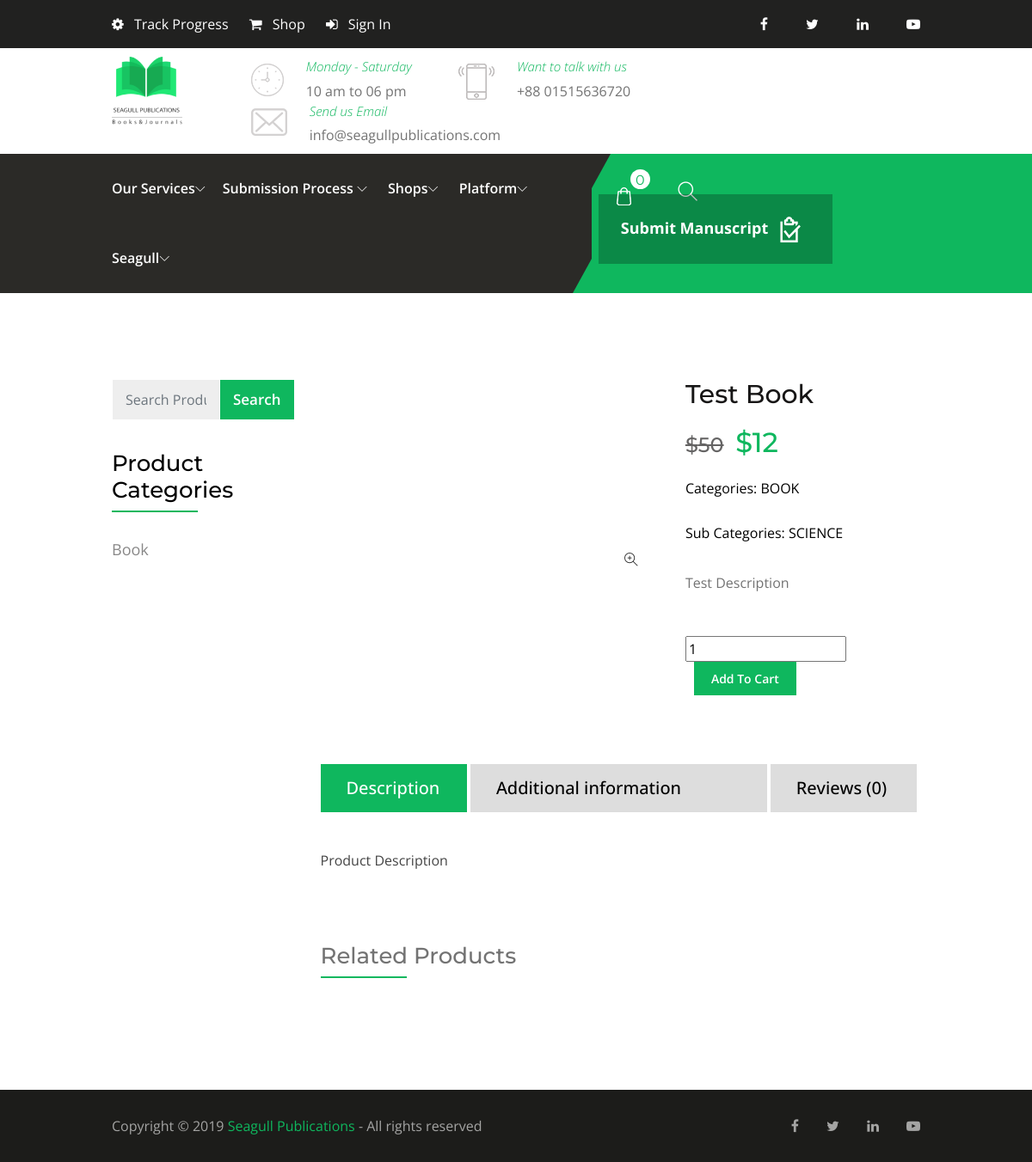
The app's page /product-detail/f741715264497ec25a558c12e6a8dccd with its own data.
### tables this page shows
CREATE TABLE IF NOT EXISTS `product_category` (
  `pdt_cat_id` int(11) NOT NULL AUTO_INCREMENT,
  `pdt_cat_hash_id` varchar(100) NOT NULL,
  `pdt_cat_name` varchar(50) NOT NULL,
  `created_at` timestamp NOT NULL DEFAULT CURRENT_TIMESTAMP,
  `updated_at` timestamp NOT NULL DEFAULT CURRENT_TIMESTAMP ON UPDATE CURRENT_TIMESTAMP,
  `pdt_cat_status` int(11) NOT NULL,
  PRIMARY KEY (`pdt_cat_id`)
);

CREATE TABLE IF NOT EXISTS `product` (
  `pdt_id` int(11) NOT NULL AUTO_INCREMENT,
  `pdt_hash_id` varchar(100) NOT NULL,
  `pdt_cat_id` int(11) NOT NULL,
  `pdt_subcat_id` int(11) NOT NULL,
  `pdt_code` varchar(50) NOT NULL,
  `pdt_title` varchar(150) NOT NULL,
  `short_desc` text NOT NULL,
  `pdt_desc` text NOT NULL,
  `pdt_specification` text NOT NULL,
  `sale_price` double NOT NULL,
  `prev_price` double NOT NULL,
  `pdt_image` varchar(100) NOT NULL,
  `pdt_editors` varchar(100) NOT NULL,
  `pdt_authors` varchar(100) NOT NULL,
  `pdt_table_of_contents` text NOT NULL,
  `pdt_isbn` varchar(10) NOT NULL,
  `pdt_isbn_13` varchar(13) NOT NULL,
  `pdt_e_isbn` varchar(13) NOT NULL,
  `pdt_issn` varchar(10) NOT NULL,
  `pdt_e_issn` varchar(10) NOT NULL,
  `pdt_imprint` varchar(100) NOT NULL,
  `pdt_cover_type` varchar(100) NOT NULL,
  `pdt_publication_date` datetime NOT NULL,
  `pdt_edition_year` varchar(4) NOT NULL,
  `pdt_pages` varchar(10) NOT NULL,
  `pdt_language` varchar(15) NOT NULL,
  `pdt_setting` varchar(10) NOT NULL,
  `pdt_area_work` varchar(10) NOT NULL,
  `pdt_copyright` varchar(4) NOT NULL,
  `entry_date` datetime NOT NULL,
  `pdt_stock` double NOT NULL,
  `created_at` timestamp NOT NULL DEFAULT CURRENT_TIMESTAMP,
  `updated_at` timestamp NOT NULL DEFAULT CURRENT_TIMESTAMP ON UPDATE CURRENT_TIMESTAMP,
  `pdt_by` int(11) NOT NULL,
  `pdt_status` int(11) NOT NULL,
  PRIMARY KEY (`pdt_id`)
);

CREATE TABLE IF NOT EXISTS `product_subcategory` (
  `pdt_subcat_id` int(11) NOT NULL AUTO_INCREMENT,
  `pdt_subcat_hash_id` varchar(100) NOT NULL,
  `pdt_cat_id` int(11) NOT NULL,
  `pdt_subcat_name` varchar(50) NOT NULL,
  `created_at` timestamp NOT NULL DEFAULT CURRENT_TIMESTAMP,
  `updated_at` timestamp NOT NULL DEFAULT CURRENT_TIMESTAMP ON UPDATE CURRENT_TIMESTAMP,
  `pdt_subcat_status` int(11) NOT NULL,
  PRIMARY KEY (`pdt_subcat_id`)
);

### application/controllers/web/Home.php (called while the page is built, shortened)
<?php
class Home extends CI_Controller {
	public function __construct()
    {
        $this->load->helper('form');
        $this->load->library('cart');
    }
	public function product_detail($id=NULL)
	{
		$send['product']=$this->Mdb->getDataRow('product',array('pdt_hash_id'=>$id));
		$send['review']=$this->Mdb->getData('product_review',array('pdt_id'=>$send['product']->pdt_id));
		$send['categories']=$this->Mdb->getData('product_category',array('pdt_cat_status'=>1));
		$this->load->view('web/common/header',$send);
		$this->load->view('web/home/product_detail');
		$this->load->view('web/common/small_footer');
	}
}

### index.php (called while the page is built, shortened)
<?php
require_once BASEPATH.'core/CodeIgniter.php';

### application/models/Mdb.php (called while the page is built, shortened)
<?php
class Mdb extends CI_Model
{
    public function getData($tbl,$whr=array()){
        $sql = $this->db->get_where($tbl,$whr);
        $result=$sql->result();
        return $result;
    }
    public function getDataRow($tbl,$whr=array()){
        $sql = $this->db->get_where($tbl,$whr);
        $result=$sql->row();
        return $result;
    }
}

### application/views/web/home/product_detail.php (the view, shortened to what this page needs)
<?php
$catname=$this->Mdb->getDataRow('product_category',array('pdt_cat_id'=>$product->pdt_cat_id));
$subcatname=$this->Mdb->getDataRow('product_subcategory',array('pdt_subcat_id'=>$product->pdt_subcat_id));
?>
<div class="shop">
        <div class="container">
            <div class="row">
                <div class="col-lg-3 col-md-12">
                    <div class="product_sidebar">
                        <form action="" class="product_search">
                            <div class="input-group">
                                <input type="text" class="form-control" placeholder="Search Products.." aria-describedby="button-g">
                                <div class="input-group-append">
                                    <button class="btn btn-theme btn-theme-big" type="button" id="button-g">Search</button>
                                </div>
                            </div>
                        </form>
                        <div class="product_sidebar_widget">
                            <h2 class="widget_title">Product categories</h2>
                            <ul class="product_categories">
                                <?php foreach ($categories as $cat) {?>
                                <li><a href="<?=site_url('browse-products/'.$cat->pdt_cat_id)?>"><?=$cat->pdt_cat_name;?></a></li>
								<?php }?>
                            </ul>
                        </div>
                    </div>
                </div>
                <div class="col-lg-9 col-md-12">
                    <div class="single_product">
						<div class="row align-items-center">
							<div class="col-md-7">
								<div class="zoom-gallery">
									<a class="zoom_image" href="<?=base_url('uploads/products/'.$product->pdt_image);?>">
										<span class="ti-zoom-in"></span>
									</a>
								</div>
							</div>
							<div class="col-md-5">
								<h3 class="single_product_name"><?=$product->pdt_title;?></h3>
								<p class="single_product_price">
									<strike>$<?=$product->prev_price;?></strike>
									<span>$<?=$product->sale_price;?></span>
								</p>
								<p class="single_product_category">Categories: <a href="#"><?=$catname->pdt_cat_name;?></a></p>
								<p class="single_product_category">Sub Categories: <a href="#"><?=$subcatname->pdt_subcat_name;?></a></p>
								<p class="single_product_info"><?=$product->short_desc;?></p>
								<?php echo form_open('addtocart');?>
									<input type="number" class="qty" name="qty" value="1" min="1">
									<button type="submit" class="btn-theme">Add to Cart</button>
								<?php echo form_close();?>
							</div>
						</div>
					</div>
					<div class="product_tab">
						<ul class="nav nav_tab" id="myTab" role="tablist">
							<li class="nav-item">
								<a class="nav-link active" id="home-tab" data-toggle="tab" href="#home" role="tab" aria-controls="home" aria-selected="true">Description</a>
							</li>
							<li class="nav-item">
								<a class="nav-link" id="profile-tab" data-toggle="tab" href="#profile" role="tab" aria-controls="profile" aria-selected="false">Additional information</a>
							</li>
							<li class="nav-item">
								<a class="nav-link" id="contact-tab" data-toggle="tab" href="#contact" role="tab" aria-controls="contact" aria-selected="false">Reviews (<?=count($review);?>)</a>
							</li>
						</ul>
						<div class="tab-content" id="myTabContent">
							<div class="tab-pane fade show active" id="home" role="tabpanel" aria-labelledby="home-tab">
								<p class="single_product_dec"><?=$product->pdt_desc;?></p>
							</div>
						</div>
					</div>
					<div class="related_products">
						<h2>Related Products</h2>
                </div>
            </div>
        </div>
    	</div>
    </div>

### application/views/web/common/header.php (shortened to what this page needs)
<!DOCTYPE html>
<html lang="en">
<head>
	<link rel="stylesheet" href="<?=base_url();?>assets/web/css/bootstrap.css">
	<link rel="stylesheet" href="<?=base_url();?>assets/web/css/font-awesome.css">
	<link rel="stylesheet" href="<?=base_url();?>assets/web/css/themify-icons.css">
	<link rel="stylesheet" href="<?=base_url();?>assets/web/css/slicknav.min.css">
	<link rel="stylesheet" href="<?=base_url();?>assets/web/css/owl.css">
	<link rel="stylesheet" href="<?=base_url();?>assets/web/css/animate.min.css">
	<link rel="stylesheet" href="<?=base_url();?>assets/web/css/magnific-popup.min.css">
	<link rel="stylesheet" href="<?=base_url();?>assets/web/css/main.css">
</head>
<body id="page_top">
	<header>
		<div class="header_top">
			<div class="container">
				<div class="row">
					<div class="col-md-6">
						<ul class="topmenu_links list-unstyled">
							<li><a href="<?=site_url('manuscript-tracking');?>"><i class="fa fa-cog"></i> Track Progress</a></li>
							<li><a href="<?=site_url('browse-products');?>"><i class="fa fa-shopping-cart"></i> Shop</a></li>
							<li><a href="<?=site_url('#');?>"><i class="fa fa-sign-in"></i> Sign In</a></li>
						</ul>
					</div>
					<div class="col-md-6">
						<ul class="list-social-inline list-unstyled float-right">
							<li class="social-item"><a target="_blank" href="https://www.facebook.com/seagull.publishers/"><i class="fa fa-facebook"></i></a></li>
							<li class="social-item"><a target="_blank" href="#"><i class="fa fa-twitter"></i></a></li>
							<li class="social-item"><a target="_blank" href="https://www.linkedin.com/company/seagullpublications"><i class="fa fa-linkedin"></i></a></li>
							<li class="social-item"><a target="_blank" href="https://www.youtube.com/channel/UCGCTiGHItcNRGbRnUlT-M8g/"><i class="fa fa-youtube-play"></i></a></li>
						</ul>
					</div>
				</div>
			</div>
		</div>
		<div class="header_middle">
			<div class="container">
				<div class="row">
					<div class="col-md-2">
						<div class="logo">
							<a href="https://seagullpublications.com">
								<img height="80" src="<?=base_url();?>assets/web/img/logo.png" alt="logo">
							</a>
						</div>
					</div>
					<div class="col-md-10">
						<div class="header-contact-info float-right">
							<div class="header-contact-info-item">
								<div class="image">
									<img src="<?=base_url();?>assets/web/img/clock.png" alt="">
								</div>
								<div class="content">
									<div class="title text-theme">Monday - Saturday</div>
									<div class="desc">10 am to 06 pm</div>
								</div>
							</div>
							<div class="header-contact-info-item">
								<div class="image">
									<img src="<?=base_url();?>assets/web/img/smartphone.png" alt="">
								</div>
								<div class="content">
									<div class="title text-theme">Want to talk with us</div>
									<div class="desc">+88 01515636720</div>
								</div>
							</div>
							<div class="header-contact-info-item mr-0">
								<div class="image">
									<img src="<?=base_url();?>assets/web/img/envelope.png" alt="">
								</div>
								<div class="content">
									<div class="title text-theme">Send us Email</div>
									<div class="desc">info@seagullpublications.com</div>
								</div>
							</div>
						</div>
					</div>
				</div>
			</div>
		</div>
		<div class="header_bottom">
			<div class="container">
				<div class="row">
					<div class="col-7">
						<div class="logo_mobile">
							<a href="https://seagullpublications.com">
							</a>
						</div>
						<ul id="menu" class="main_menu">
							<li class="topmenu">Our Services<i class="ti-angle-down"></i>
							<li class="topmenu">Submission Process <i class="ti-angle-down"></i>
									</li>
							<li class="topmenu">Shops<i class="ti-angle-down"></i>
							</li>
							<li class="topmenu">Platform<i class="ti-angle-down"></i>
							<li class="topmenu">Seagull<i class="ti-angle-down"></i>
							</li>
						</ul>
					</div>
					<div class="col-5">
						<div class="float-right">
							<div class="cart d-inline-block">
								<a href="javascript:void(0)">
									<span class="text-skin cart-icon-top">
										<span class="count"> <?=$this->cart->total_items();?> </span>
										<img src="<?=base_url();?>assets/web/img/cart-top.png" alt="">
									</span>
								</a>
							</div>
							<div class="header-search d-inline-block">
								<span class="show-search">
									<i class="ti-search"></i>
								</span>
							</div>
							<div class="donate d-inline-block">
								<a href="<?=site_url('submit-manuscript');?>" class="btn-donate">Submit Manuscript</a>
							</div>
						</div>
					</div>
				</div>
			</div>
		</div>
	</header>

### application/views/web/common/small_footer.php (shortened to what this page needs)
<div class="footer_bottom">
		<div class="container">
			<div class="row">
				<div class="col-md-6">
					<p>Copyright © 2019 <span class="text-theme">Seagull Publications</span> - All rights reserved</p>
				</div>
				<div class="col-md-6 text-right">
					<ul class="footer_social list-inline">
						<li class="list-inline-item"><a href="https://www.facebook.com/seagull.publishers/"><i class="fa fa-facebook-f"></i></a></li>
						<li class="list-inline-item"><a href="#"><i class="fa fa-twitter"></i></a></li>
						<li class="list-inline-item"><a href="https://www.linkedin.com/company/seagullpublications"><i class="fa fa-linkedin"></i></a></li>
						<li class="list-inline-item"><a href="https://www.youtube.com/channel/UCGCTiGHItcNRGbRnUlT-M8g/"><i class="fa fa-youtube-play"></i></a></li>
					</ul>
				</div>
			</div>
		</div>
	</div>
</body>
</html>

### records on screen
product_category: pdt_cat_name "Book", pdt_cat_name "BOOK"
product: pdt_title "Test Book", prev_price "50", sale_price "12", short_desc "Test Description", pdt_desc "Product Description"
product_subcategory: pdt_subcat_name "SCIENCE"

### other values on screen
$this->cart->total_items() "0"
count($review) "0"
